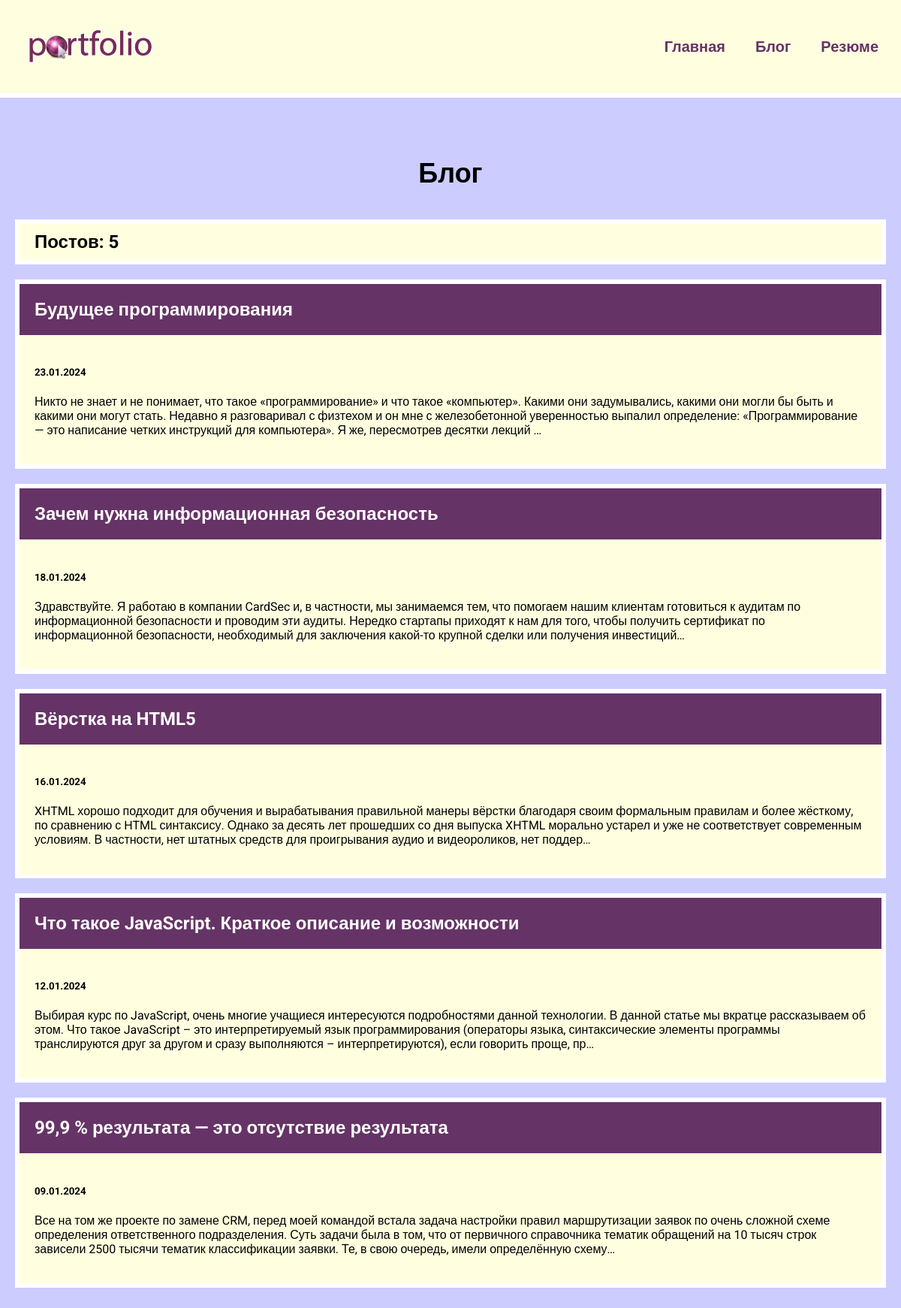
Screenshot of /blog/ with the database file from the repository.
### blog/models.py (models this page shows, shortened)
class Blog(models.Model):
    title = models.CharField(max_length=200)
    description = models.TextField()
    date = models.DateField()

### blog/views.py (the view)
# urls.py: path('', views.blogs, name="blogs"),
def blogs(request):
    blogs = Blog.objects.order_by('-date')
    return render(request, 'blog/blogs.html', {"blogs": blogs})

### blog/templates/blog/blogs.html
{% extends 'skills/base.html' %}
{% block content %}
<h1>Блог</h1>
<h2 class="count">Постов: {{ blogs.count }}</h2>
{% for blog in blogs %}
<div class="element">
    <h2 class="top"><a href="{% url 'detail' blog.id %}">{{ blog.title }}</a></h2>
    <div class="blog_text">
        <h5>{{ blog.date|date:'d.m.Y' }}</h5>
        <p>{{ blog.description|striptags|truncatechars:360 }}</p>
    </div>
</div>
{% endfor %}
{% endblock %}

### skills/static/css/style.css (style rules this page uses)
body { background: #CCCCFF; padding: 0; margin: 0; font-family: 'Roboto', sans-serif; }
.element, .count { background: lightyellow; border: 6px solid #FFF; margin: 20px 0; }
.content h1 { text-align: center; margin: 60px 0 40px; font-size: 36px; }
.top { background: #663366; margin: 0; }
.top a { color: #FFF; text-decoration: none; padding: 20px; display: block; }
.blog_text { padding: 20px; box-sizing: border-box; }
.count { padding: 10px 20px; box-sizing: border-box; }

### rows the page displays
Blog: title "Будущее программирования", date "23.01.2024", description "Никто не знает и не понимает, что такое «программирование» и что такое «компьютер». Какими они задумывались, какими они могли бы быть и какими они могут стать. Недавно я разговаривал с физтехом и он мне с железобетонной уверенностью выпалил определение: «Программирование — это написание четких инструкций для компьютера». Я же, пересмотрев десятки лекций …"
Blog: title "Зачем нужна информационная безопасность", date "18.01.2024", description "Здравствуйте. Я работаю в компании CardSec и, в частности, мы занимаемся тем, что помогаем нашим клиентам готовиться к аудитам по информационной безопасности и проводим эти аудиты. Нередко стартапы приходят к нам для того, чтобы получить сертификат по информационной безопасности, необходимый для заключения какой-то крупной сделки или получения инвестиций…"
Blog: title "Вёрстка на HTML5", date "16.01.2024", description "XHTML хорошо подходит для обучения и вырабатывания правильной манеры вёрстки благодаря своим формальным правилам и более жёсткому, по сравнению с HTML синтаксису. Однако за десять лет прошедших со дня выпуска XHTML морально устарел и уже не соответствует современным условиям. В частности, нет штатных средств для проигрывания аудио и видеороликов, нет поддер…"
Blog: title "Что такое JavaScript. Краткое описание и возможности", date "12.01.2024", description "Выбирая курс по JavaScript, очень многие учащиеся интересуются подробностями данной технологии. В данной статье мы вкратце рассказываем об этом. Что такое JavaScript – это интерпретируемый язык программирования (операторы языка, синтаксические элементы программы транслируются друг за другом и сразу выполняются – интерпретируются), если говорить проще, пр…"
Blog: title "99,9 % результата — это отсутствие результата", date "09.01.2024", description "Все на том же проекте по замене CRM, перед моей командой встала задача настройки правил маршрутизации заявок по очень сложной схеме определения ответственного подразделения. Суть задачи была в том, что от первичного справочника тематик обращений на 10 тысяч строк зависели 2500 тысячи тематик классификации заявки. Те, в свою очередь, имели определённую схему…"

### other values shown
{{ blogs.count }} "5"
